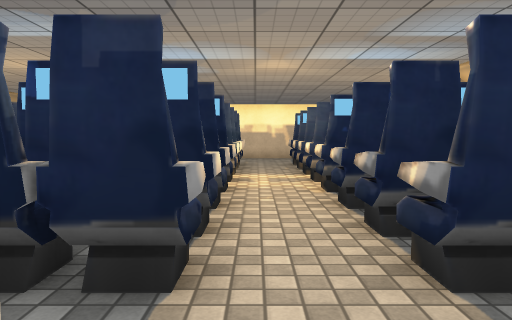
[1] (above)

23 first-person views from a walk through a Unity game level. The camera is 1.2 m above the floor, tilts 4° down and sees 70° across. The floor is counted in squares, 1 m on a side. Each view is taken from the middle of a square. On the plan, view 1 faces up. The plan holds only what a view shows up to about 15 squares ahead; the rest is blank. The place goes on beyond the plan. The player is left out. Some surface patterns are stand-ins.

[2]
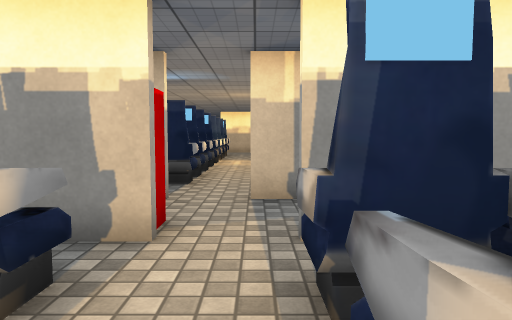

[3]
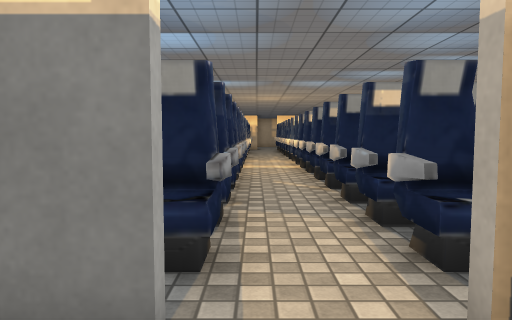

[4]
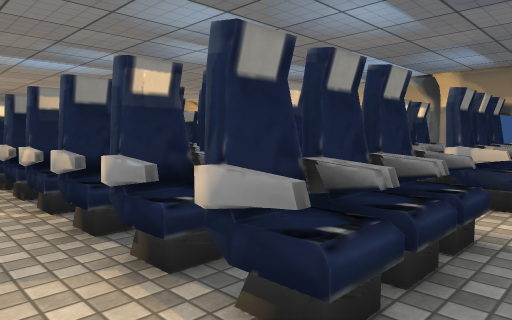

[5]
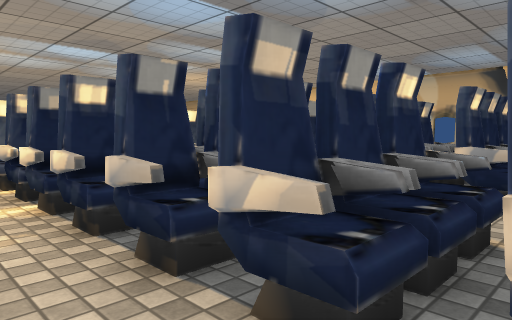

[6]
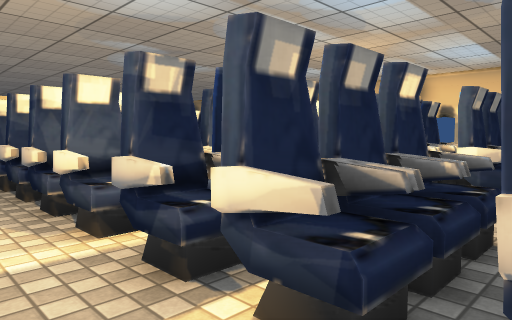

[7]
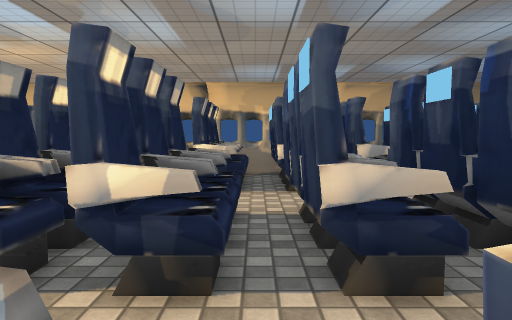

[8]
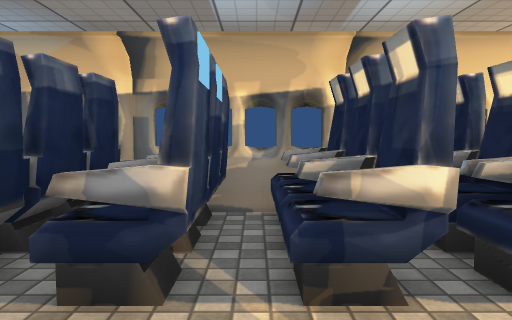

[9]
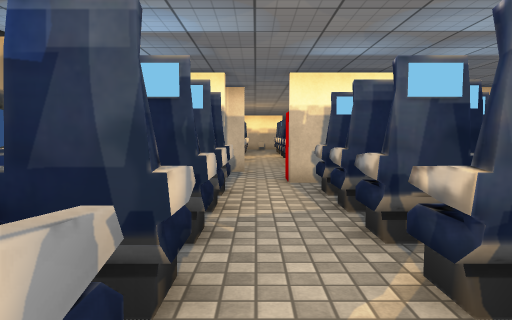

[10]
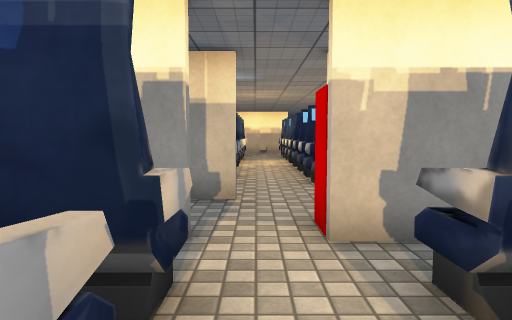

[11]
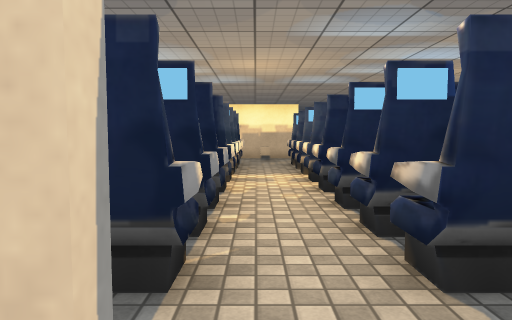

[12]
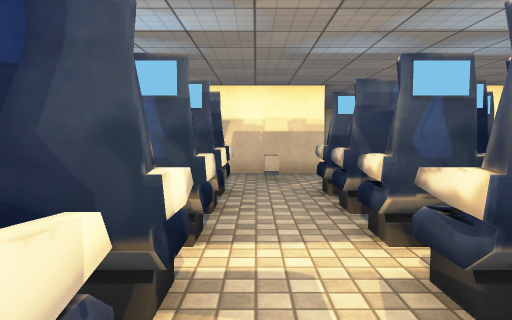

[13]
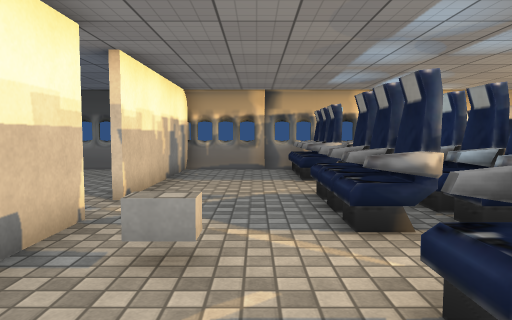

[14]
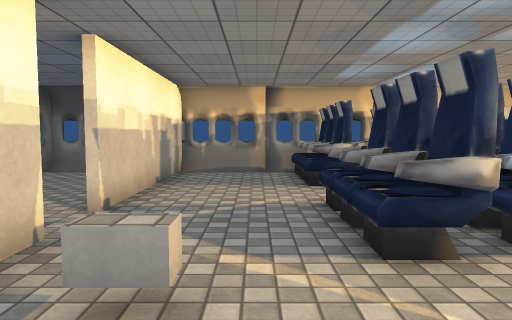

[15]
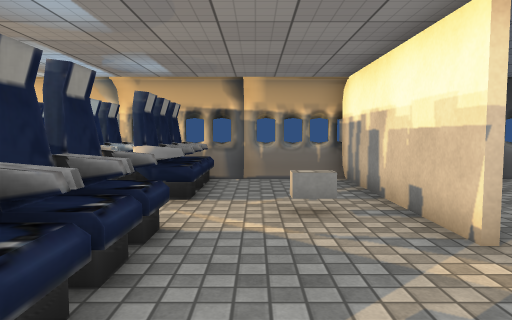

[16]
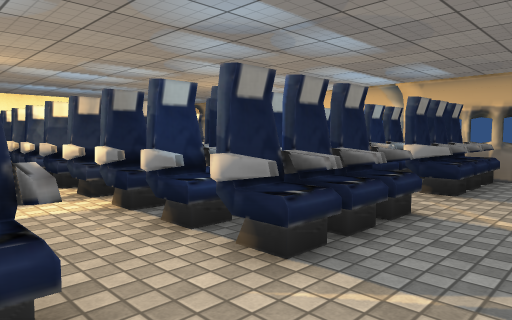

[17]
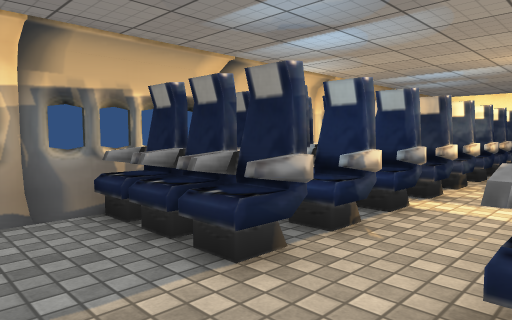

[18]
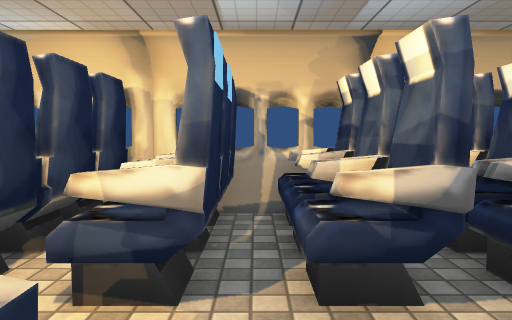

[19]
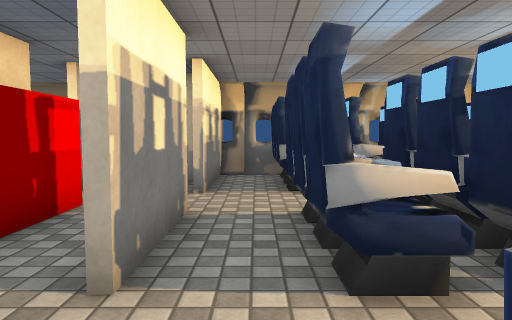

[20]
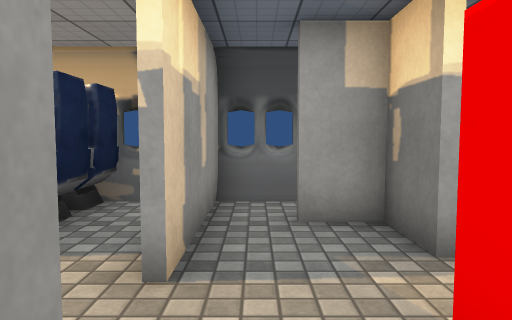

[21]
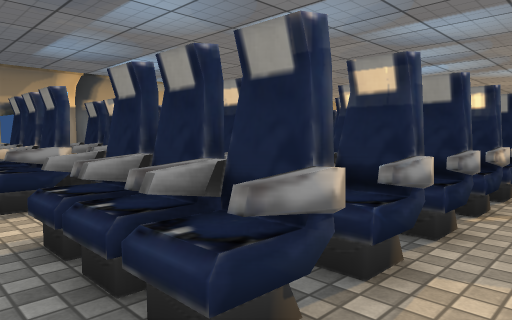

[22]
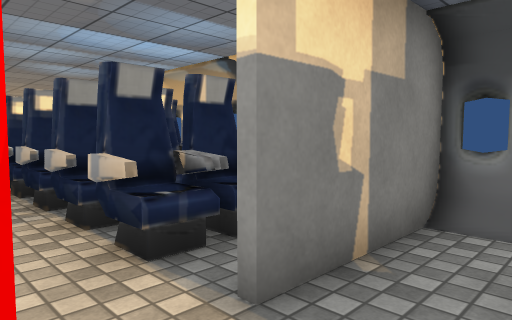

[23]
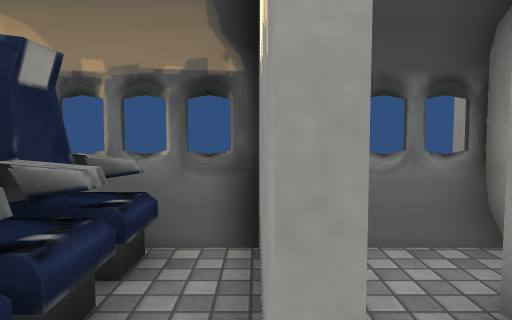

### Floor plan
Key: @ floor where view 1 was taken; # wall or solid block; . floor; = window, fence, low wall or low ledge; C chair; B block.
Columns run from 10 left of view 1 to 5 right of it. Each row starts with its distance up from view 1.
 23                #
 22              ..#
 21            ....#
 20      ..  .....
 19  #######.#######
 18  #.............#
 17  #...B.........#
 16  #.............#
 15  #CCC..CCC..CCC#
 14  CCCC.CCCC..CCC#
 13  CCCC.CCCC..CCC#
 12 ## ##..C#C..##C#
 11   CCC.CCCC..CCC#
 10     C..C C..CCC#
  9     C.CCCC..CCC#
  8  CCCC.CCCC..CCC#
  7     ...  ......#
  6  CCCC.CCCC..CCC#
  5  C  C..CCC..CC
  4     C.CCCC..CCC
  3  CCCC.CCCC..CCC#
  2  #.............#
  1 #####..###.#####
  0 #=.#......@....#
 -1 ##....####...#.#
 -2 #####.####..####
 -3 ##CCC..CCC..CC
 -4 #CCCC.CCCC..CCC#
 -5  CCCC.CCCC..CCC#
 -6  #  C..CCC..C  #
 -7  CC C.CCCC..C C#
 -8  C CC.CCCC..CCC#
 -9   CCC..CCC..CCC#
-10  CCCC.CCCC..CCC#
-11  #.............#
-12  CCCC CCCC..CCC#
-13  C  C C# C..CCC
-14   C##  CC#..
-15  CCCC CCCC..
-16         CC.
-17        C C.
-18       CCCC.

Positions as (right, up) in squares from view 1, and headings:
1: (0, 0), facing up
2: (1, -6), facing up
3: (1, 0), facing down
4: (1, -2), facing down-left
5: (1, -7), facing down-left
6: (1, -12), facing down-left
7: (2, -11), facing left
8: (-1, -11), facing right
9: (-5, -11), facing up
10: (-5, -6), facing up
11: (-5, 0), facing up
12: (-5, 7), facing up
13: (-8, 16), facing right
14: (-7, 16), facing right
15: (1, 16), facing left
16: (2, 17), facing down-left
17: (-1, 17), facing down-right
18: (-1, 7), facing right
19: (2, 2), facing left
20: (-2, 0), facing right
21: (-5, -2), facing down-right
22: (-4, 0), facing down-left
23: (-5, -2), facing left
